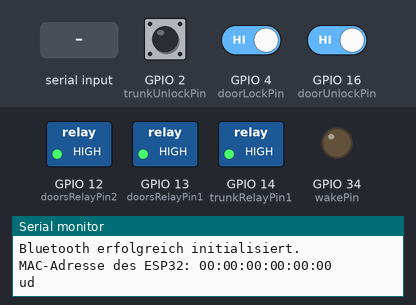
Bench run of a sketch on a simulated ESP32. On the bench: switched loads named in the sketch (green lamp = pin HIGH), output pins drawn as LEDs (lit = HIGH), the last lines printed to the serial monitor. The inputs (shaded band) are chosen by the test bench; at power-on: GPIO 2 (trunkUnlockPin) HIGH, GPIO 4 (doorLockPin) HIGH, GPIO 16 (doorUnlockPin) HIGH. Nothing arrives over Bluetooth unless stated.

Above: at 2.2 s.
2.3 s: "ut\n" received over Serial
At 2.56 s:
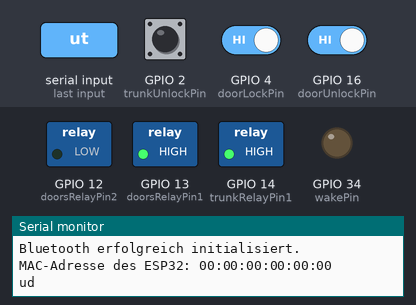
At 4.11 s:
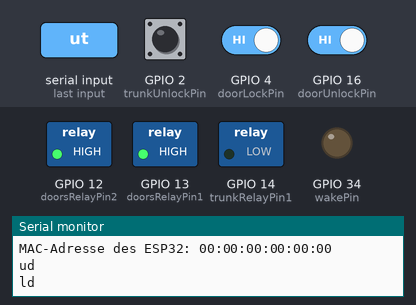
5.3 s: "ud\n" received over the second serial link
At 5.66 s:
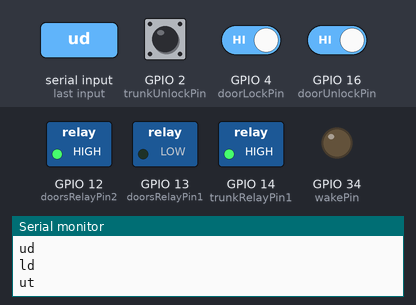
Timing chart, 0 to 8.3 s (numbered marks = the images above; inputs shaded):
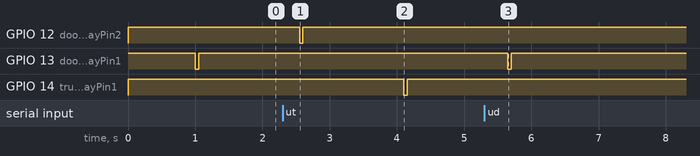

The sketch:

Audi_CentralLock.ino
```cpp
#include <BluetoothSerial.h>

BluetoothSerial bleSerial;

String receivedData = "";
bool autoLocking;
bool doorsLocked = true;

const int trunkUnlockPin = 2;
const int doorLockPin = 4;
const int doorUnlockPin = 16;

const int doorsRelayPin1 = 13;
const int doorsRelayPin2 = 12;
const int trunkRelayPin1 = 14;
const int wakePin = 34;

const int motorTimeMs = 50;
const int blockTimeMs = 1500;


void setup() {

    pinMode(trunkUnlockPin, INPUT_PULLUP);
    pinMode(doorUnlockPin, INPUT_PULLUP);
    pinMode(doorLockPin, INPUT_PULLUP);

    pinMode(doorsRelayPin1, OUTPUT);
    pinMode(doorsRelayPin2, OUTPUT);
    pinMode(trunkRelayPin1, OUTPUT);
    pinMode(wakePin, OUTPUT);

    digitalWrite(doorsRelayPin1, HIGH);
    digitalWrite(doorsRelayPin2, HIGH);
    digitalWrite(trunkRelayPin1, HIGH);

    Serial.begin(115200);

    // Starte die Bluetooth-Serial-Kommunikation
    if (!bleSerial.begin("DSD TECH")) {
        Serial.println("Bluetooth initialisierung fehlgeschlagen!");
    } else {
        Serial.println("Bluetooth erfolgreich initialisiert.");
    }

    if (bleSerial.connected()) {
        // Sende Statusnachricht, wenn verbunden
        bleSerial.println("CONNECTED");
    } else {
        bleSerial.println("DISCONNECTED");
    }

 // Array zum Speichern der MAC-Adresse
    uint8_t macAddress[6];
    bleSerial.getBtAddress(macAddress); // MAC-Adresse holen

    // MAC-Adresse in lesbares Format konvertieren
    char macStr[18];
    snprintf(macStr, sizeof(macStr), "%02X:%02X:%02X:%02X:%02X:%02X",
             macAddress[0], macAddress[1], macAddress[2],
             macAddress[3], macAddress[4], macAddress[5]);
    Serial.println("MAC-Adresse des ESP32: " + String(macStr));

    delay(1000);  // Gebe etwas Zeit für die Bluetooth-Modul-Initialisierung
}

void loop() {
    checkTrunkUnlockPin();
    checkDoorUnlockPin();
    checkDoorLockPin();
    checkSerial();
    checkBle();
}

void checkBle() {
    if (bleSerial.available() > 0) { // Überprüfe, ob Daten verfügbar sind
        char incomingChar = bleSerial.read();
        if (isPrintable(incomingChar)) {
            receivedData += incomingChar;
        }

        // Verarbeite empfangene Daten
        if (receivedData.indexOf("OK+CONN") != -1) {
            receivedData = "";
        } else if (receivedData.indexOf("OK+LOST") != -1) {
            if (autoLocking) {
                lockDoors(); // Schließe die Türen, wenn die Bluetooth-Verbindung verloren geht
            }
            autoLocking = false;
            receivedData = "";
        }

        // Wenn die Daten mit einem Zeilenumbruch enden, verarbeite sie
        if (incomingChar == '\n') {
            receivedData.trim();
            if (receivedData == "ds") {
                bleSerial.println(doorsLocked ? "ld" : "ud");
            } else if (receivedData == "ld") {
                bleSerial.println("ld");
                lockDoors();
            } else if (receivedData == "ud") {
                bleSerial.println("ud");
                unlockDoors();
            } else if (receivedData == "ut") {
                unlockTrunk();
            } else if (receivedData == "al") {
                autoLocking = true;
                if (doorsLocked) {
                    unlockDoors();
                }
            } else if (receivedData == "ald") {
                autoLocking = false;
            }

            receivedData = "";  // Leere die empfangenen Daten nach der Verarbeitung
        }
    }
}

void unlockTrunk() {
    digitalWrite(trunkRelayPin1, LOW);
    delay(motorTimeMs);
    digitalWrite(trunkRelayPin1, HIGH);

    Serial.println("ut");
    delay(blockTimeMs);
}

void unlockDoors() {
    digitalWrite(doorsRelayPin1, LOW);
    digitalWrite(doorsRelayPin2, HIGH);

    delay(motorTimeMs);

    digitalWrite(doorsRelayPin1, HIGH);
    digitalWrite(doorsRelayPin2, HIGH);

    Serial.println("ud");
    doorsLocked = false;
    delay(blockTimeMs);
}

void lockDoors() {
    digitalWrite(doorsRelayPin1, HIGH);
    digitalWrite(doorsRelayPin2, LOW);

    delay(motorTimeMs);

    digitalWrite(doorsRelayPin1, HIGH);
    digitalWrite(doorsRelayPin2, HIGH);

    Serial.println("ld");
    bleSerial.println("Türen Gesperrt");
    doorsLocked = true;
    delay(blockTimeMs);

}

void checkSerial() {
    if (Serial.available() > 0) {
        String data = Serial.readStringUntil('\n');

        if (data == "ld") {
            lockDoors();
        } else if (data == "ud") {
            unlockDoors();
        } else if (data == "ut") {
            unlockTrunk();
        }
    }
}

bool lastTrunkUnlockVal;
bool lastDoorUnlockVal;
bool lastDoorLockVal;

void checkTrunkUnlockPin() {
    bool trunkUnlockVal = digitalRead(trunkUnlockPin);

    if (lastTrunkUnlockVal != trunkUnlockVal) {
        lastTrunkUnlockVal = trunkUnlockVal;
        onTrunkUnlockChanged(trunkUnlockVal);
    }
}

void checkDoorUnlockPin() {
    bool doorUnlockVal = digitalRead(doorUnlockPin);

    if (lastDoorUnlockVal != doorUnlockVal) {
        lastDoorUnlockVal = doorUnlockVal;
        onDoorUnlockChanged(doorUnlockVal);
    }
}

void checkDoorLockPin() {
    bool doorLockVal = digitalRead(doorLockPin);

    if (lastDoorLockVal != doorLockVal) {
        lastDoorLockVal = doorLockVal;
        onDoorLockChanged(doorLockVal);
    }
}

void onTrunkUnlockChanged(bool val) {
    if (val == LOW) { // Wenn der Pin LOW ist, entsperre den Kofferraum
        unlockTrunk();
    }
}

void onDoorUnlockChanged(bool val) {
    if (val == HIGH) { // Wenn der Pin HIGH ist, entsperre die Türen
        unlockDoors();
    }
}

void onDoorLockChanged(bool val) {
    if (val == HIGH) { // Wenn der Pin HIGH ist, verriegle die Türen
        lockDoors();
    }
}
```

Measured:
- after the input at 2.3 s, GPIO 14 (trunkRelayPin1): HIGH → LOW after 1.8 s, → HIGH 0.05 s later
- after the input at 5.3 s, GPIO 13 (doorsRelayPin1): HIGH → LOW after 0.35 s, → HIGH 0.05 s later
